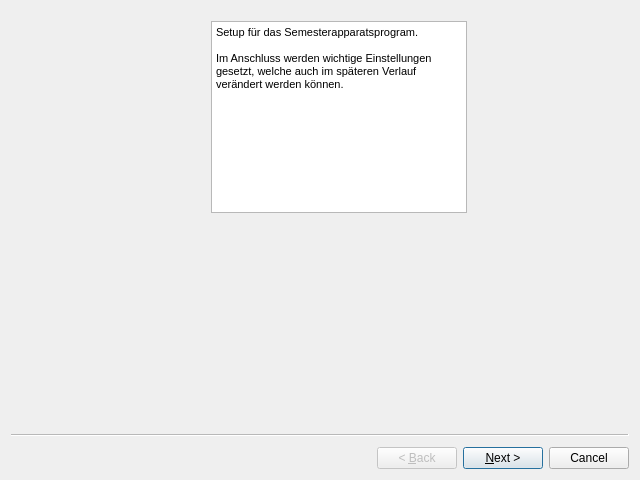
<?xml version="1.0" encoding="UTF-8"?>
<ui version="4.0">
 <class>Wizard</class>
 <widget class="QWizard" name="Wizard">
  <property name="geometry">
   <rect>
    <x>0</x>
    <y>0</y>
    <width>640</width>
    <height>480</height>
   </rect>
  </property>
  <property name="maximumSize">
   <size>
    <width>640</width>
    <height>480</height>
   </size>
  </property>
  <property name="windowTitle">
   <string>Wizard</string>
  </property>
  <widget class="QWizardPage" name="wizardPage1">
   <widget class="QTextBrowser" name="textBrowser">
    <property name="geometry">
     <rect>
      <x>200</x>
      <y>10</y>
      <width>256</width>
      <height>192</height>
     </rect>
    </property>
    <property name="html">
     <string>&lt;!DOCTYPE HTML PUBLIC &quot;-//W3C//DTD HTML 4.0//EN&quot; &quot;http://www.w3.org/TR/REC-html40/strict.dtd&quot;&gt;
&lt;html&gt;&lt;head&gt;&lt;meta name=&quot;qrichtext&quot; content=&quot;1&quot; /&gt;&lt;style type=&quot;text/css&quot;&gt;
p, li { white-space: pre-wrap; }
&lt;/style&gt;&lt;/head&gt;&lt;body style=&quot; font-family:'MS Shell Dlg 2'; font-size:8.25pt; font-weight:400; font-style:normal;&quot;&gt;
&lt;p style=&quot; margin-top:0px; margin-bottom:0px; margin-left:0px; margin-right:0px; -qt-block-indent:0; text-indent:0px;&quot;&gt;Setup für das Semesterapparatsprogram.&lt;/p&gt;
&lt;p style=&quot;-qt-paragraph-type:empty; margin-top:0px; margin-bottom:0px; margin-left:0px; margin-right:0px; -qt-block-indent:0; text-indent:0px;&quot;&gt;&lt;br /&gt;&lt;/p&gt;
&lt;p style=&quot; margin-top:0px; margin-bottom:0px; margin-left:0px; margin-right:0px; -qt-block-indent:0; text-indent:0px;&quot;&gt;Im Anschluss werden wichtige Einstellungen gesetzt, welche auch im späteren Verlauf verändert werden können.&lt;/p&gt;
&lt;p style=&quot;-qt-paragraph-type:empty; margin-top:0px; margin-bottom:0px; margin-left:0px; margin-right:0px; -qt-block-indent:0; text-indent:0px;&quot;&gt;&lt;br /&gt;&lt;/p&gt;&lt;/body&gt;&lt;/html&gt;</string>
    </property>
   </widget>
  </widget>
  <widget class="QWizardPage" name="wizardPage2">
   <widget class="QLabel" name="label">
    <property name="geometry">
     <rect>
      <x>10</x>
      <y>0</y>
      <width>131</width>
      <height>16</height>
     </rect>
    </property>
    <property name="text">
     <string>Grundeinstellungen</string>
    </property>
   </widget>
   <widget class="QLabel" name="label_2">
    <property name="geometry">
     <rect>
      <x>10</x>
      <y>40</y>
      <width>71</width>
      <height>16</height>
     </rect>
    </property>
    <property name="toolTip">
     <string>Opens the downloaded files with the default applications set in the OS</string>
    </property>
    <property name="text">
     <string>Default Apps</string>
    </property>
   </widget>
   <widget class="QCheckBox" name="default_apps">
    <property name="geometry">
     <rect>
      <x>100</x>
      <y>40</y>
      <width>70</width>
      <height>17</height>
     </rect>
    </property>
    <property name="text">
     <string/>
    </property>
   </widget>
   <widget class="QLabel" name="label_3">
    <property name="geometry">
     <rect>
      <x>10</x>
      <y>70</y>
      <width>61</width>
      <height>16</height>
     </rect>
    </property>
    <property name="toolTip">
     <string>Path where the downloaded files are stored. Defaults to ~/Desktop/SemapFiles</string>
    </property>
    <property name="text">
     <string>Save Path</string>
    </property>
   </widget>
   <widget class="QFrame" name="custom_applications">
    <property name="geometry">
     <rect>
      <x>280</x>
      <y>10</y>
      <width>331</width>
      <height>361</height>
     </rect>
    </property>
    <property name="frameShape">
     <enum>QFrame::StyledPanel</enum>
    </property>
    <property name="frameShadow">
     <enum>QFrame::Raised</enum>
    </property>
   </widget>
   <widget class="QLineEdit" name="save_path">
    <property name="geometry">
     <rect>
      <x>80</x>
      <y>70</y>
      <width>113</width>
      <height>20</height>
     </rect>
    </property>
    <property name="placeholderText">
     <string>~/Desktop/SemapFiles</string>
    </property>
   </widget>
   <widget class="QToolButton" name="btn_save_path_select">
    <property name="geometry">
     <rect>
      <x>200</x>
      <y>70</y>
      <width>25</width>
      <height>19</height>
     </rect>
    </property>
    <property name="text">
     <string>...</string>
    </property>
   </widget>
  </widget>
 </widget>
 <resources/>
 <connections/>
</ui>
